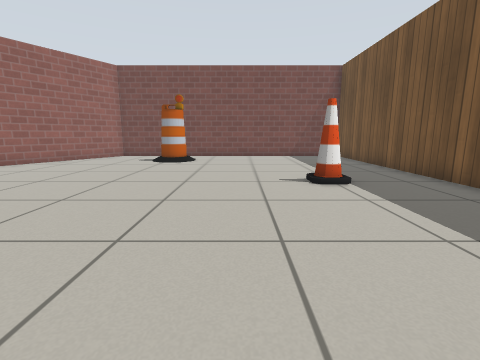
View 1 (above)

14 first-person views from a walk through a world built for the Gazebo simulator. The camera is 0.64 m above the floor, tilts 10° down and sees 85° across. The floor is counted in squares, 0.5 m on a side. Each view is taken from the middle of a square. On the plan, view 1 faces up. The plan holds only what a view shows up to about 12 squares ahead; the rest is blank. Simple patterns stand in for the simulator's built-in surfaces.

View 2
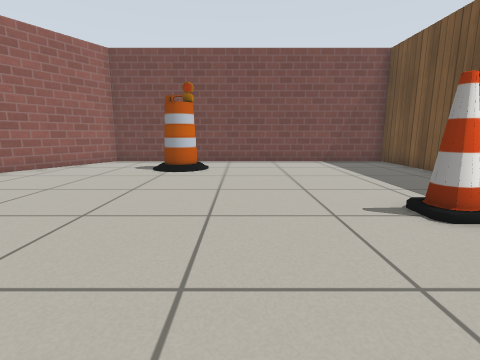

View 3
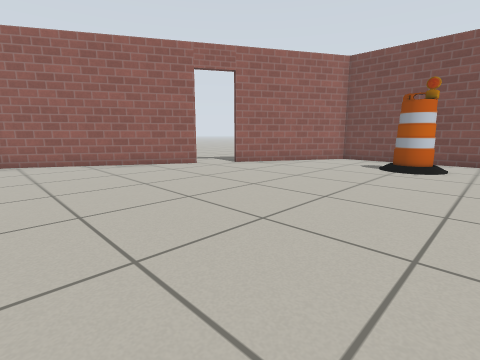

View 4
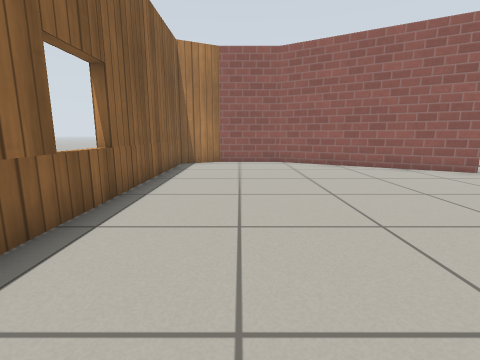

View 5
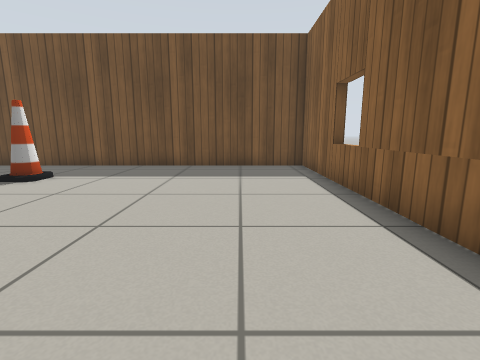

View 6
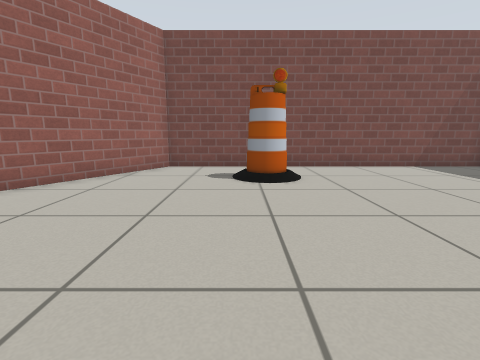

View 7
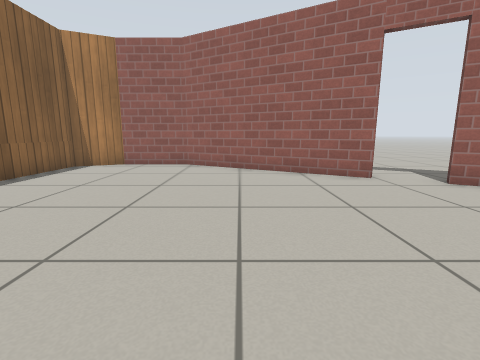

View 8
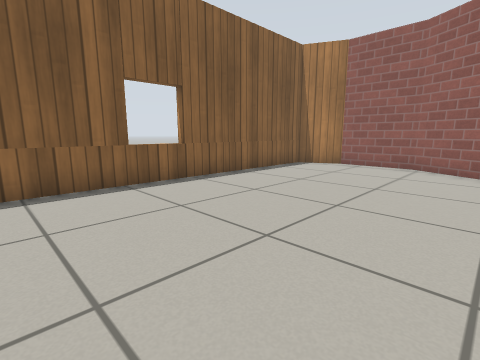

View 9
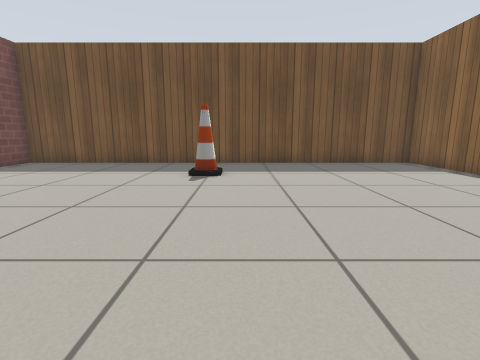

View 10
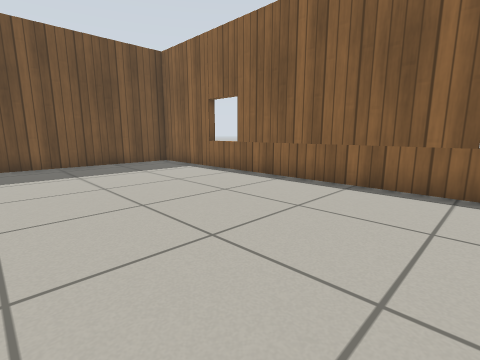

View 11
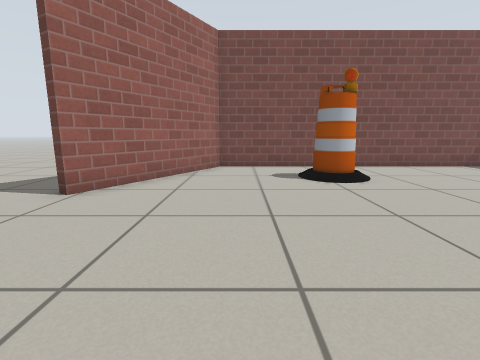

View 12
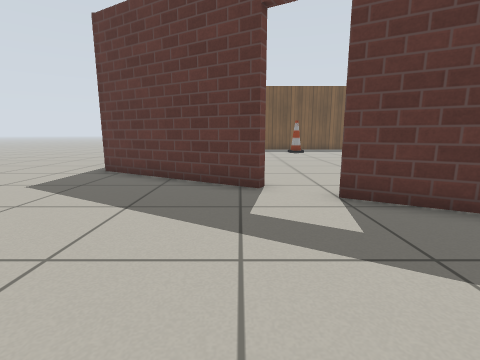

View 13
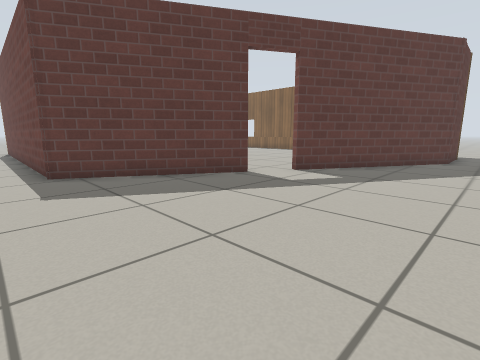

View 14
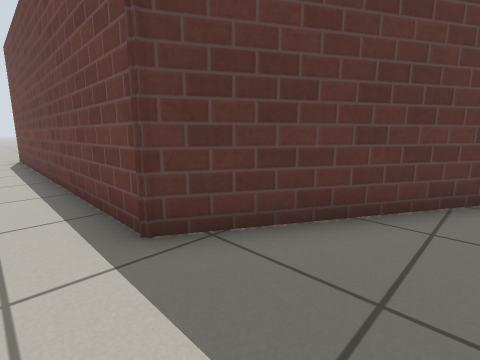

### Floor plan
Points are (right, up) in squares from view 1. A wall is a line through its corners. A room is listed if a view was taken in it or the views show most of it. See-through windows are left out.
Room 1 (views 1, 2, 3, 4, 5, 6, 7, 8, 9, 10, 11)
walls: (-10.5, 8.9) (-14.1, 2.7) (-14.1, 0.1) (-13.3, -1.6) (5.7, -1.6) (5.7, 15.3) (-6.8, 15.3) (-9.7, 10.4)
ways out: opening at (-11, 9) to room 2; open door at (-10, 10) to room 2
objects: barrel (-4, 12) to (-3, 13); cone (2, 7)
Room 2 (views 12, 13, 14)
walls: (-9.9, 10.5) (-7, 15.6) (6, 15.6); (-14.4, 1.1) (-14.4, 2.8) (-10.8, 9)
ways out: opening at (-11, 9) to room 1; open door at (-10, 10) to room 1

Where each view was taken, in squares from view 1:
view 1: 0 up, 0 right, facing up
view 2: 3 up, 1 left, facing up
view 3: 2 up, 1 left, facing up-left
view 4: 1 up, 2 left, facing left
view 5: 1 up, 5 left, facing right
view 6: 5 up, 4 left, facing up
view 7: 5 up, 3 left, facing left
view 8: 5 up, 3 left, facing down-left
view 9: 6 up, 6 left, facing right
view 10: 5 up, 6 left, facing down-right
view 11: 5 up, 6 left, facing up
view 12: 11 up, 16 left, facing right
view 13: 17 up, 16 left, facing down-right
view 14: 17 up, 10 left, facing down-right
